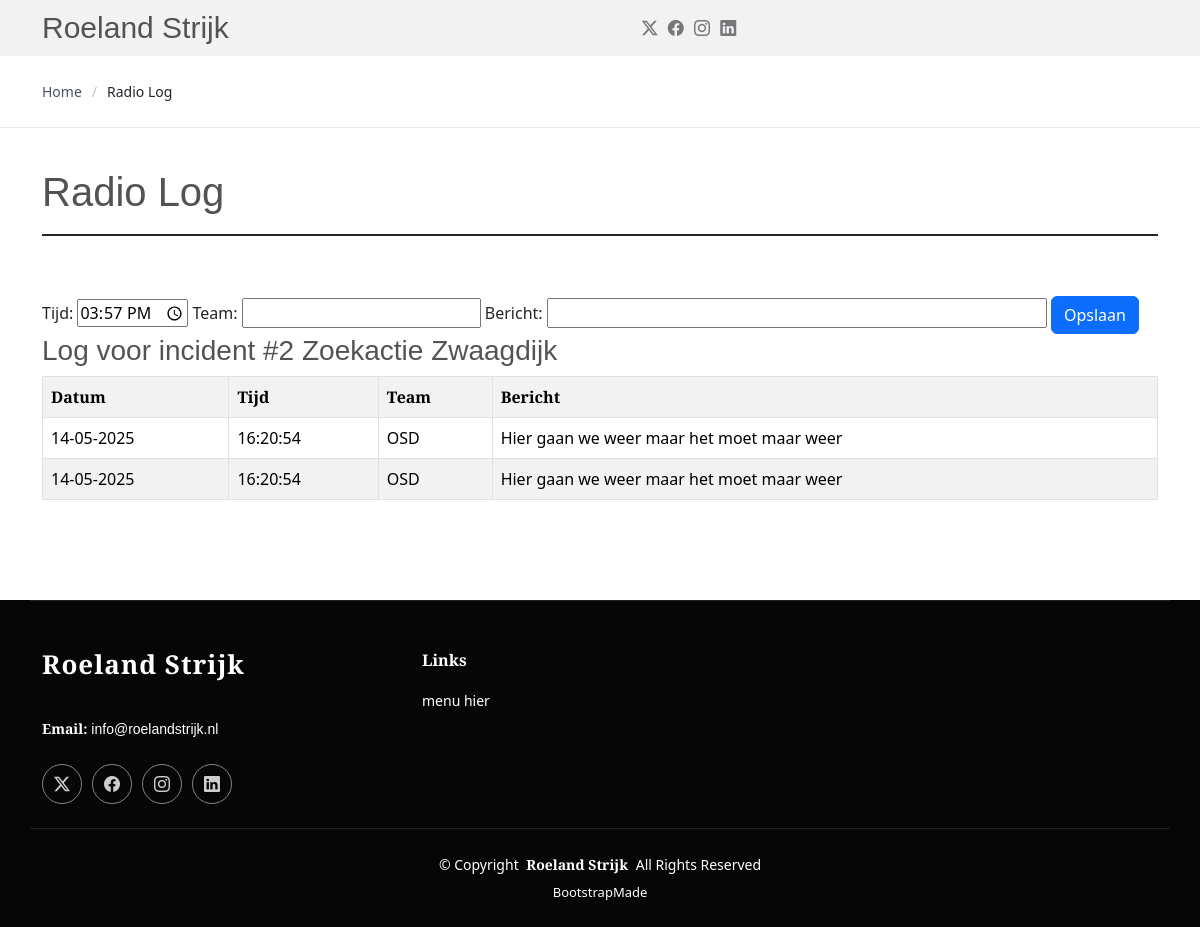
Before: /radiolog/logs with the older database file.
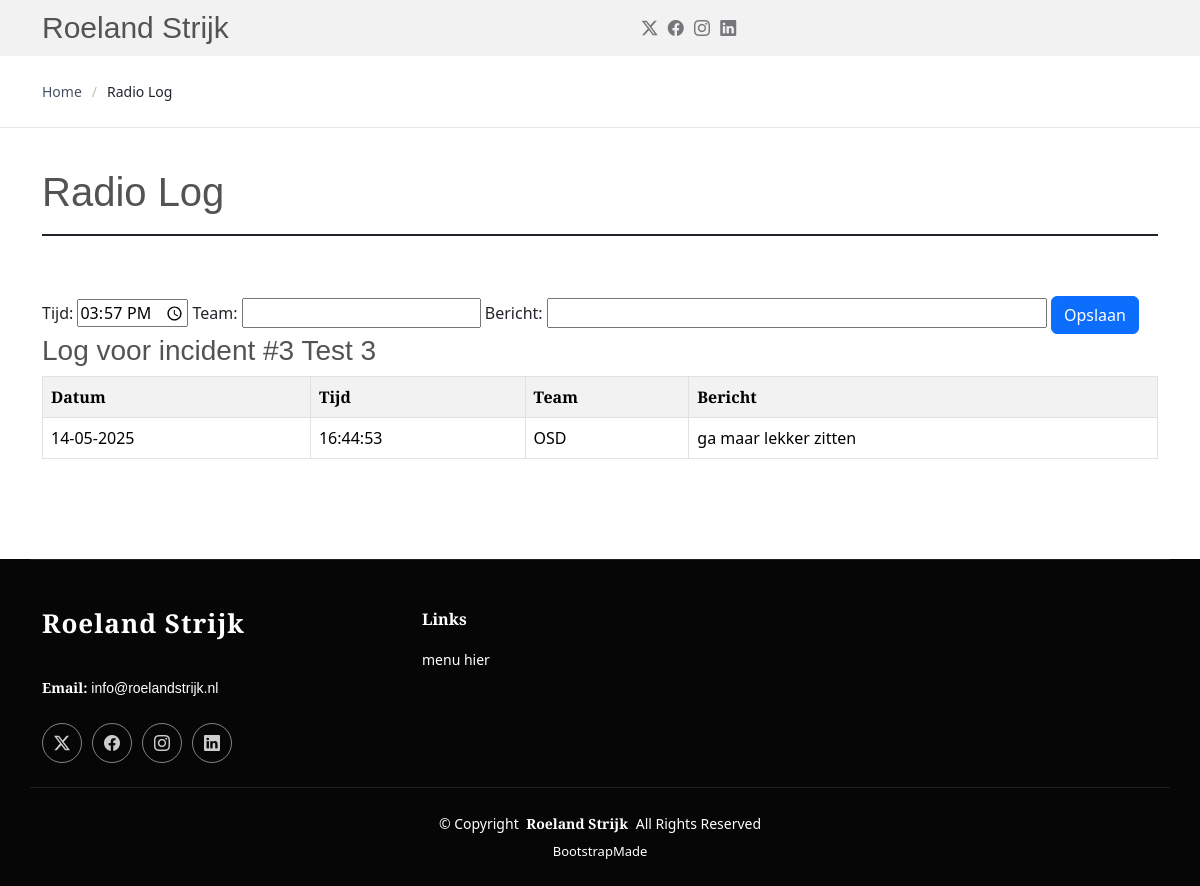
After: the same page with the newer database file.
### sarforms/models.py (models this page shows, shortened)
class Form133(models.Model):
    incident_nr = models.IntegerField(null=True, blank=True)
    incident_naam = models.CharField(max_length=30)
    datum = models.DateField()
    locatie = models.CharField(max_length=100)

class Form133Next(models.Model):
    incident_nr = models.IntegerField(null=True, blank=True)
    incident_naam = models.CharField(max_length=30, null=True, blank=True)
    locatie = models.CharField(max_length=100, null=True, blank=True)
    datum = models.DateField(null=True, blank=True)
    tijd = models.TimeField()
    team = models.CharField(max_length=50)
    bericht = models.CharField(max_length=100)

### sarforms/views.py (the view)
# urls.py: path('logs', views.radio_log_combined, name="form133next"),
def radio_log_combined(request):
    if request.method == "POST":
        form = Form133NextForm(request.POST)
        if form.is_valid():
            form.save()
    max_incident_nr = Form133.objects.aggregate(Max('incident_nr'))['incident_nr__max']
    logs = Form133Next.objects.filter(incident_nr=max_incident_nr).order_by('-datum', '-tijd')
    incidenten = Form133.objects.all()
    laatste = Form133.objects.last()
    form = Form133NextForm(initial={'incident_nr': max_incident_nr})
    context = {
        'form': form,
        'form133next': logs,
        'form133': incidenten,
        'laatste': laatste,
    }
    return render(request, 'radio_log_combined.html', context)

### sarforms/forms.py
class Form133NextForm(forms.ModelForm):
    class Meta:
        model = Form133Next
        fields = ['incident_nr', 'incident_naam', 'locatie', 'datum', 'tijd', 'team', 'bericht']
        widgets = {
            'datum': forms.HiddenInput(),
            'tijd': forms.TimeInput(format='%H:%M:%S', attrs={'type': 'time'}),
            'incident_nr': forms.HiddenInput(),
            'incident_naam': forms.HiddenInput(),
            'locatie': forms.HiddenInput(),
            'bericht': forms.TextInput(attrs={'style': 'width: 500px;'}),
            'team': forms.TextInput(),
        }
    def __init__(self, *args, **kwargs):
        super().__init__(*args, **kwargs)
        self.fields['datum'].initial = timezone.localdate()
        self.fields['tijd'].initial = timezone.localtime().strftime("%H:%M")
        try:
            laatste = Form133Next.objects.latest('id')
            self.fields['incident_naam'].initial = laatste.incident_naam
            self.fields['locatie'].initial = laatste.locatie
        except Form133Next.DoesNotExist:
            pass

### templates/radio_log_combined.html (shortened to what the changed rows need)
{% load static %}
<!DOCTYPE html>
<html lang="en">
<head>
  <link href="{% static 'assets/vendor/bootstrap/css/bootstrap.min.css' %}" rel="stylesheet">
  <link href="{% static 'assets/vendor/bootstrap-icons/bootstrap-icons.css' %}" rel="stylesheet">
  <link href="{% static 'assets/vendor/aos/aos.css' %}" rel="stylesheet">
  <link href="{% static 'assets/vendor/swiper/swiper-bundle.min.css' %}" rel="stylesheet">
  <link href="{% static 'assets/css/main.css' %}" rel="stylesheet">
</head>
<body class="index-page">
  <header id="header" class="header d-flex align-items-center sticky-top">
    <div class="container position-relative d-flex align-items-center justify-content-between">
      <a href="/" class="logo d-flex align-items-center me-auto me-xl-0">
        <h1 class="sitename">Roeland Strijk</h1>
      </a>
    </div>
  </header>
  <main class="main">
    <section id="starter-section" class="starter-section section">
      <div class="container section-title" data-aos="fade-up">
        <div class="section-title-container d-flex align-items-center justify-content-between">
          <h2>Radio Log</h2>
        </div>
      </div>
      <div class="container section-title" data-aos="fade-up">
  <form method="post">
   {{ form.as_table }}
</form>
 <div class="table-responsive-md">
    <h3>Log voor incident #{{ laatste.incident_nr }} {{ laatste.incident_naam }}</h3>
    <table border="1" class="table table-striped table-bordered">
        <tr>
            <th>Datum</th>
            <th>Tijd</th>
            <th>Team</th>
            <th>Bericht</th>
        </tr>
        {% for log in form133next%}
        <tr>
            <td>{{ log.datum|date:"d-m-Y"}}</td>
            <td>{{ log.tijd|date:"H:i:s"}}</td>
            <td>{{ log.team }}</td>
            <td>{{ log.bericht }}</td>
        </tr>
        {% empty %}
        <tr><td colspan="4">Geen logs gevonden.</td></tr>
        {% endfor %}
    </table>
  </div>
</div>
   </section>
  </main>
</body>
</html>

Changed rows visible on the page:
no longer on this page (row unchanged): Form133: incident_nr "2", incident_naam "Zoekactie Zwaagdijk"
no longer on this page (row unchanged): Form133Next: datum "14-05-2025", tijd "16:20:54", team "OSD", bericht "Hier gaan we weer maar het moet maar weer"
no longer on this page (row unchanged): Form133Next: datum "14-05-2025", tijd "16:20:54", team "OSD", bericht "Hier gaan we weer maar het moet maar weer"
added Form133: incident_nr "3", incident_naam "Test 3"
added Form133Next: datum "14-05-2025", tijd "16:44:53", team "OSD", bericht "ga maar lekker zitten"
